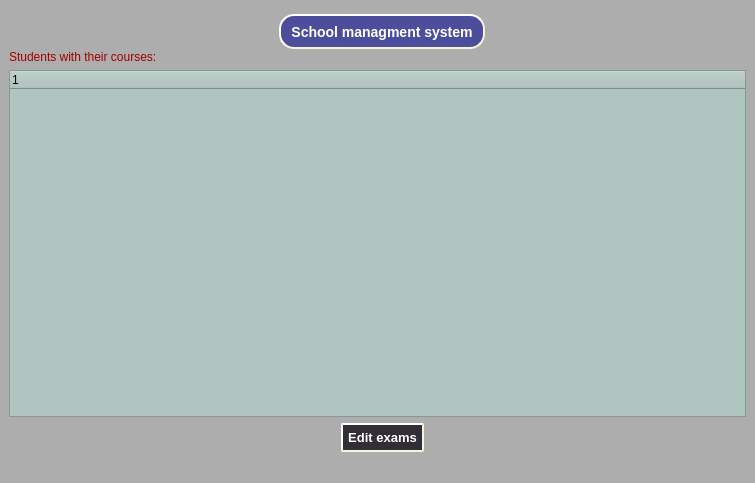
<?xml version="1.0" encoding="UTF-8"?>
<ui version="4.0">
 <class>ExamWindow</class>
 <widget class="QMainWindow" name="ExamWindow">
  <property name="geometry">
   <rect>
    <x>0</x>
    <y>0</y>
    <width>755</width>
    <height>483</height>
   </rect>
  </property>
  <property name="windowTitle">
   <string>MainWindow</string>
  </property>
  <property name="styleSheet">
   <string notr="true">background-color: rgb(173, 173, 173);
</string>
  </property>
  <widget class="QWidget" name="centralwidget">
   <layout class="QVBoxLayout" name="verticalLayout">
    <item alignment="Qt::AlignHCenter">
     <widget class="QPushButton" name="pushButton_6">
      <property name="sizePolicy">
       <sizepolicy hsizetype="Fixed" vsizetype="Fixed">
        <horstretch>0</horstretch>
        <verstretch>0</verstretch>
       </sizepolicy>
      </property>
      <property name="minimumSize">
       <size>
        <width>216</width>
        <height>35</height>
       </size>
      </property>
      <property name="maximumSize">
       <size>
        <width>16777215</width>
        <height>24</height>
       </size>
      </property>
      <property name="sizeIncrement">
       <size>
        <width>300</width>
        <height>100</height>
       </size>
      </property>
      <property name="styleSheet">
       <string notr="true">font: 900 11pt &quot;Segoe UI Black&quot;;
border-radius: 15px;
margin-left: 10px; border-radius: 15px; background: #282d7c; color: #4A0C46;
background-color: rgb(40, 45, 124);
background-color: rgb(76, 78, 156);
color : white;
 border-style: outset;
     border-width: 2px;
     border-radius: 15px;
     border-color: beige;
     font: bold 14px;
     min-width: 10em;
     padding: 6px;</string>
      </property>
      <property name="text">
       <string>School managment system</string>
      </property>
      <property name="iconSize">
       <size>
        <width>20</width>
        <height>16</height>
       </size>
      </property>
     </widget>
    </item>
    <item>
     <widget class="QLabel" name="label_7">
      <property name="styleSheet">
       <string notr="true">font: 700 18pt &quot;Perpetua&quot;;
color: rgb(162, 0, 0);</string>
      </property>
      <property name="text">
       <string>Students with their courses:</string>
      </property>
     </widget>
    </item>
    <item>
     <widget class="QTreeWidget" name="treeWidget">
      <property name="styleSheet">
       <string notr="true">background-color: rgb(175, 198, 192);
font: 600 11pt &quot;Segoe UI Semibold&quot;;</string>
      </property>
     </widget>
    </item>
    <item alignment="Qt::AlignHCenter">
     <widget class="QPushButton" name="pushButton">
      <property name="styleSheet">
       <string notr="true">font: 900 11pt &quot;Segoe UI Black&quot;;
border-radius: 15px;
margin-left: 10px; border-radius: 15px; background: rgba(49, 45, 52, 253); color: #4A0C46;
color : white;
 border-style: outset;
     border-width: 2px;
     border-radius: 15px;
     border-color: beige;
     font: bold 13px;
     min-width: 4em;
     padding: 5px;</string>
      </property>
      <property name="text">
       <string>Edit exams</string>
      </property>
     </widget>
    </item>
   </layout>
  </widget>
  <widget class="QMenuBar" name="menubar">
   <property name="geometry">
    <rect>
     <x>0</x>
     <y>0</y>
     <width>755</width>
     <height>22</height>
    </rect>
   </property>
  </widget>
  <widget class="QStatusBar" name="statusbar"/>
 </widget>
 <resources/>
 <connections/>
</ui>
